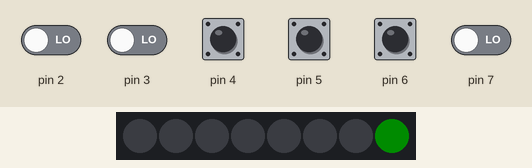
This sketch was run on a simulated Arduino Uno, built with avr-gcc and run on an emulated ATmega328P. Shown: 8 RGB LEDs in strip order, left to right. Inputs (shaded band) come from the test bench; at power-on: pin 4–6 HIGH, pin 2, pin 3, pin 7 LOW. Dim RGB values are drawn brighter than linear; what the sketch prints to the serial monitor is not drawn.

Above: at 1.2 s.
1.3 s: pin 4 pulled LOW for 0.15 s
At 1.38 s:
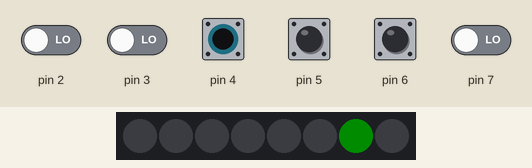
2.9 s: pin 5 pulled LOW for 0.15 s
At 2.97 s:
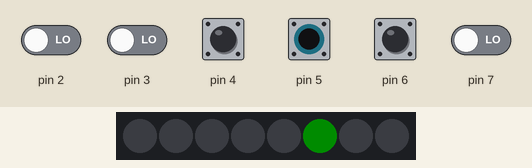
4.5 s: pin 6 pulled LOW for 0.15 s
At 4.57 s:
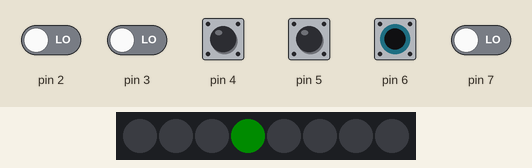
Timing chart, 0 to 7.5 s (numbered marks = the images above; inputs shaded):
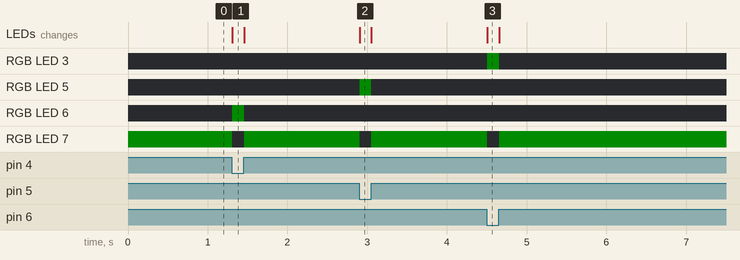

The sketch:

led_with_2_gates.ino
```cpp
#include <Adafruit_NeoPixel.h>

#define NUMPIXELS 8

Adafruit_NeoPixel pixels(NUMPIXELS, 13, NEO_GRB + NEO_KHZ800);

void setup() {
  Serial.begin(9600);
  pixels.begin();

  DDRD &= ~((1 << DDD4) | (1 << DDD5) | (1 << DDD6));

  PORTD |= (1 << PORTD4) | (1 << PORTD5) | (1 << PORTD6);
}

void loop() {
  pixels.clear();

  int pinID = 0;
  pinID |= (PIND & (0b111 << PIND4)) >> 4;

  Serial.println(pinID);
  pixels.setBrightness(20);

  pixels.setPixelColor(pinID, pixels.Color(0, 150, 0));
  pixels.show();
}
```

Measured:
- after the input at 1.3 s, RGB LED 6: off → RGB(0, 12, 0) at once, → off 0.15 s later; RGB LED 7: RGB(0, 12, 0) → off at once, → RGB(0, 12, 0) 0.15 s later; the LEDs: change at once (image 1)
- after the input at 2.9 s, RGB LED 5: off → RGB(0, 12, 0) at once, → off 0.15 s later; RGB LED 7: RGB(0, 12, 0) → off at once, → RGB(0, 12, 0) 0.15 s later; the LEDs: change at once (image 2)
- after the input at 4.5 s, RGB LED 3: off → RGB(0, 12, 0) at once, → off 0.15 s later; RGB LED 7: RGB(0, 12, 0) → off at once, → RGB(0, 12, 0) 0.15 s later; the LEDs: change at once (image 3)
